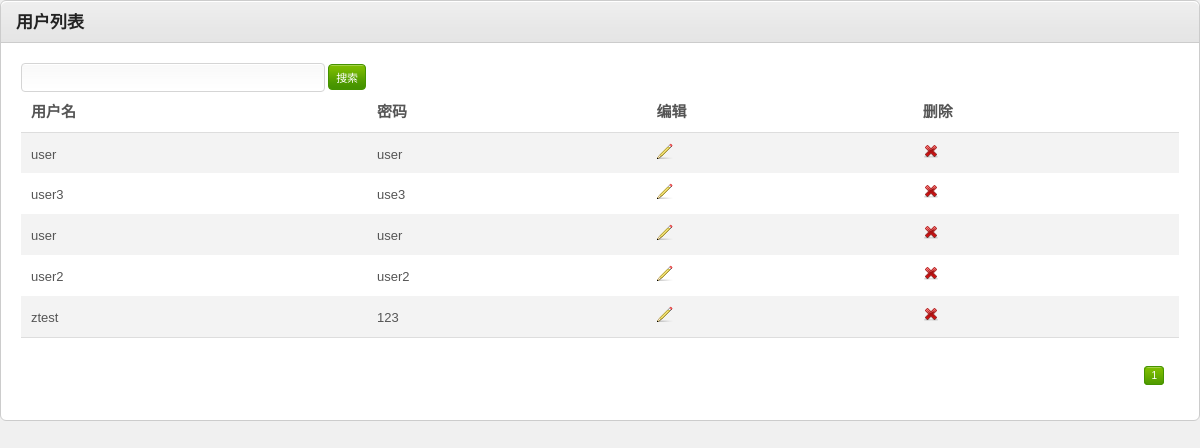
Page /admin/user/user_list.php on the committed database.
### tables this page shows
CREATE TABLE `user` (
  `id` int(11) NOT NULL auto_increment,
  `username` varchar(50) default NULL,
  `password` varchar(50) default NULL,
  PRIMARY KEY  (`id`)
);

### admin/user/user_list.php (the view, shortened to what this page needs)
<!DOCTYPE html PUBLIC "-//W3C//DTD HTML 4.01 Transitional//EN" "http://www.w3.org/TR/html4/loose.dtd">
<html>
<head>
<link rel="stylesheet" href="../../resources/css/reset.css" type="text/css" media="screen" />
<link rel="stylesheet" href="../../resources/css/style.css" type="text/css" media="screen" />
<link rel="stylesheet" href="../../resources/css/invalid.css" type="text/css" media="screen" />
</head>
<body>
  <div id="main-content" style="margin:0px;padding:0px;">
    <div class="content-box">
      <div class="content-box-header">
        <h3>用户列表</h3>
      </div>
      <div class="content-box-content">
        <div class="tab-content default-tab" id="tab1">
        <form id="form1" action="user_list.php" method="post">
        <div>
        	<input class="text-input small-input" type="text" name="searchText" value="<?php if (isset($_POST['searchText'])) echo $_POST['searchText'];?>" />
        	<input name="submit" type="submit" value="搜索" class="button" />
        </div>
          <table>
            <thead>
              <tr>
                <th>用户名</th>
                <th>密码</th>
                <th>编辑</th>
                <th>删除</th>
              </tr>
            </thead>
            <tfoot>
              <tr>
                <td colspan="4">
                  <div class="pagination">
                  <?php
                  	$expression = " where 1=1";
					if(isset($_GET['page']) ){
						$page = intval( $_GET['page'] );
					}
					else{
						$page = 1;
					}
					$page_size = 10;
					$sql = "select count(*) from user $expression";
					$result = mysql_query($sql);
					$row = mysql_fetch_row($result);
					$amount = $row[0];
					if($amount){
						if($amount < $page_size ) {
							$page_count = 1;
						}
						if( $amount % $page_size ) {
							$page_count = (int)($amount / $page_size) + 1;
						} else{
							$page_count = $amount / $page_size;
						}
					} else{
						$page_count = 0;
					}
					for ($i = 1; $i <= $page_count; $i++) {
						if ($page == $i) {
							echo '<a href="user_list.php?page='.$i.'" class="number current" title="'.$i.'">'.$i.'</a>';
						} else {
							echo '<a href="user_list.php?page='.$i.'" class="number" title="'.$i.'">'.$i.'</a>';
						}
					}
                  ?>
                  </div>
                </td>
              </tr>
            </tfoot>
            <tbody>
            <?php
            	$sql = sprintf("select * from user %s order by id limit ". ($page-1)*$page_size.", $page_size", $expression);
				$result = mysql_query($sql);
				while ($rs = mysql_fetch_object($result)) {
	            	echo '<tr>';
	            	echo '<td>';
	            	echo $rs->username;
	            	echo '</td>';
	            	echo '<td>';
	            	echo $rs->password;
	            	echo '</td>';
	            	echo '<td>';
	            	echo '<a href="user_edit.php?id='.$rs->id.'" title="编辑"><img src="../../resources/images/icons/pencil.png" alt="编辑" /></a>';
	            	echo '</td>';
	            	echo '<td>';
	            	echo '<a href="user_delete.php?id='.$rs->id.'" title="删除"><img src="../../resources/images/icons/cross.png" alt="删除" /></a>';
	            	echo '</td>';
	            	echo '</tr>';
				}
            ?>
            </tbody>
          </table>
          </form>
        </div>
      </div>
    </div>
  </div>
</body>
</html>

### resources/css/style.css (style rules this page uses)
html { font-size: 100%; height: 100%; margin-bottom: 1px; }
body { font-family: Arial, Helvetica, sans-serif; color: #555; background: #f0f0f0 url('../images/bg-body.png') top left repeat-y; font-size: 12px; }
h1, h2, h3, h4, h5, h6 { font-family: Helvetica, Arial, sans-serif; color: #222; font-weight: bold; }
h3 { font-size: 17px; padding: 0 0 10px 0; }
a { color: #57a000; text-decoration: none; }
.button { font-family: Verdana, Arial, sans-serif; display: inline-block; background: #459300 url('../images/bg-button-green.gif') top left repeat-x !important; border: 1px solid #459300 !important; padding: 4px 7px 4px 7px !important; color: #fff !important; font-size: 11px !important; cursor: pointer; }
#main-content { margin: 0 30px 0 260px; padding: 40px 0 0 0; }
.content-box { border: 1px solid #ccc; margin: 0 0 20px 0; background: #fff; }
.content-box-header { background: #e5e5e5 url('../images/bg-content-box.gif') top left repeat-x; margin-top: 1px; height: 40px; }
.content-box-header h3 { padding: 12px 15px 10px; float: left; }
.content-box-content { padding: 20px; font-size: 13px; border-top: 1px solid #ccc; }
#main-content table { width: 100%; border-collapse: collapse; }
#main-content table thead th { font-weight: bold; font-size: 15px; border-bottom: 1px solid #ddd; }
#main-content tbody { border-bottom: 1px solid #ddd; }
#main-content tbody tr { background: #fff; }
#main-content tbody tr.alt-row { background: #f3f3f3; }
#main-content table td, #main-content table th { padding: 10px; line-height: 1.3em; }
#main-content .pagination { text-align: right; padding: 20px 0 5px 0; font-family: Verdana, Arial, Helvetica, sans-serif; font-size: 10px; }
.pagination a { margin: 0 5px 0 0; padding: 3px 6px; }
.pagination a.number { border: 1px solid #ddd; }
.pagination a.current { background: #469400 url('../images/bg-button-green.gif') top left repeat-x !important; border-color: #459300 !important; color: #fff !important; }
form input.text-input, form select, form textarea, form .wysiwyg { padding: 6px; font-size: 13px; background: #fff url('../images/bg-form-field.gif') top left repeat-x; border: 1px solid #d5d5d5; color: #333; }
form .small-input { width: 25% !important; }

### resources/css/invalid.css (style rules this page uses)
.button, #main-content table tfoot td .bulk-actions select, .pagination a.number, form input.text-input, form textarea, form .wysiwyg, form select, .dp-popup { -moz-border-radius: 4px; -webkit-border-radius: 4px; border-radius: 4px; }
.content-box, .content-box-header, ul.content-box-tabs li a.current, .shortcut-button, .notification { -moz-border-radius: 6px; -webkit-border-radius: 6px; border-radius: 6px; }
.content-box-header { -moz-border-radius-bottomleft: 0; -moz-border-radius-bottomright: 0; -webkit-border-bottom-left-radius: 0; -webkit-border-bottom-right-radius: 0; border-bottom-left-radius: 0; border-bottom-right-radius: 0; }

### admin/user/user_list.php (style rules this page uses)
body { background-image:none; }

### rows in the picture
user: username "user", password "user"
user: username "user3", password "use3"
user: username "user", password "user"
user: username "user2", password "user2"
user: username "ztest", password "123"
